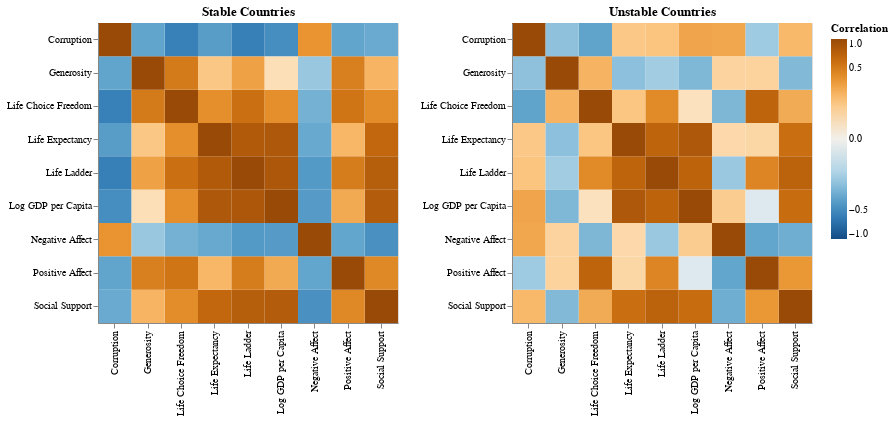

Here is the notebook cell this chart was saved with:
### Markdown cell above
Now, let's compare their correlations to see their differences in the heatmap:

### Code cell
# heatmap of stable countries factors
# assessing correlations of numerical variables
corr_stable = stable_data.drop(columns = ['Country', 'Political Stability']).corr() # drop categorical variables, take correlation values

# melt
corr_stable_long = corr_stable.reset_index().rename(
    columns = {'index': 'row'}
).melt(
    id_vars = 'row',
    var_name = 'col',
    value_name = 'Correlation'
)

# heatmap of unstable countries factors
# assessing correlations of numerical variables
corr_unstable = unstable_data.drop(columns = ['Country', 'Political Stability']).corr() # drop categorical variables, take correlation values

# melt
corr_unstable_long = corr_unstable.reset_index().rename(
    columns = {'index': 'row'}
).melt(
    id_vars = 'row',
    var_name = 'col',
    value_name = 'Correlation'
)

# Construct heatmap plot for stable countries
h1 = alt.Chart(corr_stable_long).mark_rect().encode(
    x=alt.X('col', title=''),
    y=alt.Y('row', title=''),
    color=alt.Color('Correlation',
                    scale=alt.Scale(scheme='blueorange', domain=(-1, 1), type='sqrt'),
                    legend=alt.Legend(tickCount=5))
).properties(
    title='Stable Countries',  # Add title for h1
    width=300,
    height=300
)

# Construct heatmap plot for unstable countries
h2 = alt.Chart(corr_unstable_long).mark_rect().encode(
    x=alt.X('col', title=''),
    y=alt.Y('row', title=''),
    color=alt.Color('Correlation',
                    scale=alt.Scale(scheme='blueorange', domain=(-1, 1), type='sqrt'),
                    legend=alt.Legend(tickCount=5))
).properties(
    title='Unstable Countries',  # Add title for h2
    width=300,
    height=300
)

h1 | h2

### Figure 1 — Vega-Lite specification as saved in the notebook (floating-point values rounded to 4 significant figures)
{"$schema": "https://vega.github.io/schema/vega-lite/v4.17.0.json", "config": {"view": {"continuousHeight": 300, "continuousWidth": 400}}, "datasets": {"data-69440c6341d1abfb69a2c138668027ce": [{"Correlation": 1, "col": "Life Ladder", "row": "Life Ladder"}, {"Correlation": 0.6992, "col": "Life Ladder", "row": "Log GDP per Capita"}, {"Correlation": 0.7112, "col": "Life Ladder", "row": "Social Support"}, {"Correlation": 0.6956, "col": "Life Ladder", "row": "Life Expectancy"}, {"Correlation": 0.4122, "col": "Life Ladder", "row": "Life Choice Freedom"}, {"Correlation": -0.1466, "col": "Life Ladder", "row": "Generosity"}, {"Correlation": 0.1356, "col": "Life Ladder", "row": "Corruption"}, {"Correlation": 0.4426, "col": "Life Ladder", "row": "Positive Affect"}, {"Correlation": -0.1678, "col": "Life Ladder", "row": "Negative Affect"}, {"Correlation": 0.6992, "col": "Log GDP per Capita", "row": "Life Ladder"}, {"Correlation": 1, "col": "Log GDP per Capita", "row": "Log GDP per Capita"}, {"Correlation": 0.6207, "col": "Log GDP per Capita", "row": "Social Support"}, {"Correlation": 0.8282, "col": "Log GDP per Capita", "row": "Life Expectancy"}, {"Correlation": 0.03433, "col": "Log GDP per Capita", "row": "Life Choice Freedom"}, {"Correlation": -0.2443, "col": "Log GDP per Capita", "row": "Generosity"}, {"Correlation": 0.2675, "col": "Log GDP per Capita", "row": "Corruption"}, {"Correlation": -0.01684, "col": "Log GDP per Capita", "row": "Positive Affect"}, {"Correlation": 0.1034, "col": "Log GDP per Capita", "row": "Negative Affect"}, {"Correlation": 0.7112, "col": "Social Support", "row": "Life Ladder"}, {"Correlation": 0.6207, "col": "Social Support", "row": "Log GDP per Capita"}, {"Correlation": 1, "col": "Social Support", "row": "Social Support"}, {"Correlation": 0.6062, "col": "Social Support", "row": "Life Expectancy"}, {"Correlation": 0.24, "col": "Social Support", "row": "Life Choice Freedom"}, {"Correlation": -0.2373, "col": "Social Support", "row": "Generosity"}, {"Correlation": 0.1829, "col": "Social Support", "row": "Corruption"}, {"Correlation": 0.336, "col": "Social Support", "row": "Positive Affect"}, {"Correlation": -0.296, "col": "Social Support", "row": "Negative Affect"}, {"Correlation": 0.6956, "col": "Life Expectancy", "row": "Life Ladder"}, {"Correlation": 0.8282, "col": "Life Expectancy", "row": "Log GDP per Capita"}, {"Correlation": 0.6062, "col": "Life Expectancy", "row": "Social Support"}, {"Correlation": 1, "col": "Life Expectancy", "row": "Life Expectancy"}, {"Correlation": 0.1296, "col": "Life Expectancy", "row": "Life Choice Freedom"}, {"Correlation": -0.2017, "col": "Life Expectancy", "row": "Generosity"}, {"Correlation": 0.1173, "col": "Life Expectancy", "row": "Corruption"}, {"Correlation": 0.06633, "col": "Life Expectancy", "row": "Positive Affect"}, {"Correlation": 0.06052, "col": "Life Expectancy", "row": "Negative Affect"}, {"Correlation": 0.4122, "col": "Life Choice Freedom", "row": "Life Ladder"}, {"Correlation": 0.03433, "col": "Life Choice Freedom", "row": "Log GDP per Capita"}, {"Correlation": 0.24, "col": "Life Choice Freedom", "row": "Social Support"}, {"Correlation": 0.1296, "col": "Life Choice Freedom", "row": "Life Expectancy"}, {"Correlation": 1, "col": "Life Choice Freedom", "row": "Life Choice Freedom"}, {"Correlation": 0.2016, "col": "Life Choice Freedom", "row": "Generosity"}, {"Correlation": -0.3486, "col": "Life Choice Freedom", "row": "Corruption"}, {"Correlation": 0.6883, "col": "Life Choice Freedom", "row": "Positive Affect"}, {"Correlation": -0.2481, "col": "Life Choice Freedom", "row": "Negative Affect"}, {"Correlation": -0.1466, "col": "Generosity", "row": "Life Ladder"}, {"Correlation": -0.2443, "col": "Generosity", "row": "Log GDP per Capita"}, {"Correlation": -0.2373, "col": "Generosity", "row": "Social Support"}, {"Correlation": -0.2017, "col": "Generosity", "row": "Life Expectancy"}, {"Correlation": 0.2016, "col": "Generosity", "row": "Life Choice Freedom"}, {"Correlation": 1, "col": "Generosity", "row": "Generosity"}, {"Correlation": -0.1962, "col": "Generosity", "row": "Corruption"}, {"Correlation": 0.07967, "col": "Generosity", "row": "Positive Affect"}, {"Correlation": 0.07796, "col": "Generosity", "row": "Negative Affect"}, {"Correlation": 0.1356, "col": "Corruption", "row": "Life Ladder"}, {"Correlation": 0.2675, "col": "Corruption", "row": "Log GDP per Capita"}, {"Correlation": 0.1829, "col": "Corruption", "row": "Social Support"}, {"Correlation": 0.1173, "col": "Corruption", "row": "Life Expectancy"}, {"Correlation": -0.3486, "col": "Corruption", "row": "Life Choice Freedom"}, {"Correlation": -0.1962, "col": "Corruption", "row": "Generosity"}, {"Correlation": 1, "col": "Corruption", "row": "Corruption"}, {"Correlation": -0.1534, "col": "Corruption", "row": "Positive Affect"}, {"Correlation": 0.2603, "col": "Corruption", "row": "Negative Affect"}, {"Correlation": 0.4426, "col": "Positive Affect", "row": "Life Ladder"}, {"Correlation": -0.01684, "col": "Positive Affect", "row": "Log GDP per Capita"}, {"Correlation": 0.336, "col": "Positive Affect", "row": "Social Support"}, {"Correlation": 0.06633, "col": "Positive Affect", "row": "Life Expectancy"}, {"Correlation": 0.6883, "col": "Positive Affect", "row": "Life Choice Freedom"}, {"Correlation": 0.07967, "col": "Positive Affect", "row": "Generosity"}, {"Correlation": -0.1534, "col": "Positive Affect", "row": "Corruption"}, {"Correlation": 1, "col": "Positive Affect", "row": "Positive Affect"}, {"Correlation": -0.3382, "col": "Positive Affect", "row": "Negative Affect"}, {"Correlation": -0.1678, "col": "Negative Affect", "row": "Life Ladder"}, {"Correlation": 0.1034, "col": "Negative Affect", "row": "Log GDP per Capita"}, {"Correlation": -0.296, "col": "Negative Affect", "row": "Social Support"}, {"Correlation": 0.06052, "col": "Negative Affect", "row": "Life Expectancy"}, {"Correlation": -0.2481, "col": "Negative Affect", "row": "Life Choice Freedom"}, {"Correlation": 0.07796, "col": "Negative Affect", "row": "Generosity"}, {"Correlation": 0.2603, "col": "Negative Affect", "row": "Corruption"}, {"Correlation": -0.3382, "col": "Negative Affect", "row": "Positive Affect"}, {"Correlation": 1, "col": "Negative Affect", "row": "Negative Affect"}], "data-c867fcad3866034130e668a9a87db26a": [{"Correlation": 1, "col": "Life Ladder", "row": "Life Ladder"}, {"Correlation": 0.838, "col": "Life Ladder", "row": "Log GDP per Capita"}, {"Correlation": 0.7639, "col": "Life Ladder", "row": "Social Support"}, {"Correlation": 0.8054, "col": "Life Ladder", "row": "Life Expectancy"}, {"Correlation": 0.591, "col": "Life Ladder", "row": "Life Choice Freedom"}, {"Correlation": 0.2883, "col": "Life Ladder", "row": "Generosity"}, {"Correlation": -0.5875, "col": "Life Ladder", "row": "Corruption"}, {"Correlation": 0.5014, "col": "Life Ladder", "row": "Positive Affect"}, {"Correlation": -0.4067, "col": "Life Ladder", "row": "Negative Affect"}, {"Correlation": 0.838, "col": "Log GDP per Capita", "row": "Life Ladder"}, {"Correlation": 1, "col": "Log GDP per Capita", "row": "Log GDP per Capita"}, {"Correlation": 0.7763, "col": "Log GDP per Capita", "row": "Social Support"}, {"Correlation": 0.8293, "col": "Log GDP per Capita", "row": "Life Expectancy"}, {"Correlation": 0.3843, "col": "Log GDP per Capita", "row": "Life Choice Freedom"}, {"Correlation": 0.04335, "col": "Log GDP per Capita", "row": "Generosity"}, {"Correlation": -0.4821, "col": "Log GDP per Capita", "row": "Corruption"}, {"Correlation": 0.2477, "col": "Log GDP per Capita", "row": "Positive Affect"}, {"Correlation": -0.3997, "col": "Log GDP per Capita", "row": "Negative Affect"}, {"Correlation": 0.7639, "col": "Social Support", "row": "Life Ladder"}, {"Correlation": 0.7763, "col": "Social Support", "row": "Log GDP per Capita"}, {"Correlation": 1, "col": "Social Support", "row": "Social Support"}, {"Correlation": 0.6644, "col": "Social Support", "row": "Life Expectancy"}, {"Correlation": 0.3989, "col": "Social Support", "row": "Life Choice Freedom"}, {"Correlation": 0.1984, "col": "Social Support", "row": "Generosity"}, {"Correlation": -0.3121, "col": "Social Support", "row": "Corruption"}, {"Correlation": 0.4249, "col": "Social Support", "row": "Positive Affect"}, {"Correlation": -0.4686, "col": "Social Support", "row": "Negative Affect"}, {"Correlation": 0.8054, "col": "Life Expectancy", "row": "Life Ladder"}, {"Correlation": 0.8293, "col": "Life Expectancy", "row": "Log GDP per Capita"}, {"Correlation": 0.6644, "col": "Life Expectancy", "row": "Social Support"}, {"Correlation": 1, "col": "Life Expectancy", "row": "Life Expectancy"}, {"Correlation": 0.3833, "col": "Life Expectancy", "row": "Life Choice Freedom"}, {"Correlation": 0.1247, "col": "Life Expectancy", "row": "Generosity"}, {"Correlation": -0.3886, "col": "Life Expectancy", "row": "Corruption"}, {"Correlation": 0.1921, "col": "Life Expectancy", "row": "Positive Affect"}, {"Correlation": -0.3219, "col": "Life Expectancy", "row": "Negative Affect"}, {"Correlation": 0.591, "col": "Life Choice Freedom", "row": "Life Ladder"}, {"Correlation": 0.3843, "col": "Life Choice Freedom", "row": "Log GDP per Capita"}, {"Correlation": 0.3989, "col": "Life Choice Freedom", "row": "Social Support"}, {"Correlation": 0.3833, "col": "Life Choice Freedom", "row": "Life Expectancy"}, {"Correlation": 1, "col": "Life Choice Freedom", "row": "Life Choice Freedom"}, {"Correlation": 0.516, "col": "Life Choice Freedom", "row": "Generosity"}, {"Correlation": -0.5769, "col": "Life Choice Freedom", "row": "Corruption"}, {"Correlation": 0.5545, "col": "Life Choice Freedom", "row": "Positive Affect"}, {"Correlation": -0.2751, "col": "Life Choice Freedom", "row": "Negative Affect"}, {"Correlation": 0.2883, "col": "Generosity", "row": "Life Ladder"}, {"Correlation": 0.04335, "col": "Generosity", "row": "Log GDP per Capita"}, {"Correlation": 0.1984, "col": "Generosity", "row": "Social Support"}, {"Correlation": 0.1247, "col": "Generosity", "row": "Life Expectancy"}, {"Correlation": 0.516, "col": "Generosity", "row": "Life Choice Freedom"}, {"Correlation": 1, "col": "Generosity", "row": "Generosity"}, {"Correlation": -0.3442, "col": "Generosity", "row": "Corruption"}, {"Correlation": 0.4817, "col": "Generosity", "row": "Positive Affect"}, {"Correlation": -0.1739, "col": "Generosity", "row": "Negative Affect"}, {"Correlation": -0.5875, "col": "Corruption", "row": "Life Ladder"}, {"Correlation": -0.4821, "col": "Corruption", "row": "Log GDP per Capita"}, {"Correlation": -0.3121, "col": "Corruption", "row": "Social Support"}, {"Correlation": -0.3886, "col": "Corruption", "row": "Life Expectancy"}, {"Correlation": -0.5769, "col": "Corruption", "row": "Life Choice Freedom"}, {"Correlation": -0.3442, "col": "Corruption", "row": "Generosity"}, {"Correlation": 1, "col": "Corruption", "row": "Corruption"}, {"Correlation": -0.3452, "col": "Corruption", "row": "Positive Affect"}, {"Correlation": 0.3525, "col": "Corruption", "row": "Negative Affect"}, {"Correlation": 0.5014, "col": "Positive Affect", "row": "Life Ladder"}, {"Correlation": 0.2477, "col": "Positive Affect", "row": "Log GDP per Capita"}, {"Correlation": 0.4249, "col": "Positive Affect", "row": "Social Support"}, {"Correlation": 0.1921, "col": "Positive Affect", "row": "Life Expectancy"}, {"Correlation": 0.5545, "col": "Positive Affect", "row": "Life Choice Freedom"}, {"Correlation": 0.4817, "col": "Positive Affect", "row": "Generosity"}, {"Correlation": -0.3452, "col": "Positive Affect", "row": "Corruption"}, {"Correlation": 1, "col": "Positive Affect", "row": "Positive Affect"}, {"Correlation": -0.3412, "col": "Positive Affect", "row": "Negative Affect"}, {"Correlation": -0.4067, "col": "Negative Affect", "row": "Life Ladder"}, {"Correlation": -0.3997, "col": "Negative Affect", "row": "Log GDP per Capita"}, {"Correlation": -0.4686, "col": "Negative Affect", "row": "Social Support"}, {"Correlation": -0.3219, "col": "Negative Affect", "row": "Life Expectancy"}, {"Correlation": -0.2751, "col": "Negative Affect", "row": "Life Choice Freedom"}, {"Correlation": -0.1739, "col": "Negative Affect", "row": "Generosity"}, {"Correlation": 0.3525, "col": "Negative Affect", "row": "Corruption"}, {"Correlation": -0.3412, "col": "Negative Affect", "row": "Positive Affect"}, {"Correlation": 1, "col": "Negative Affect", "row": "Negative Affect"}]}, "hconcat": [{"data": {"name": "data-c867fcad3866034130e668a9a87db26a"}, "encoding": {"color": {"field": "Correlation", "legend": {"tickCount": 5}, "scale": {"domain": [-1, 1], "scheme": "blueorange", "type": "sqrt"}, "type": "quantitative"}, "x": {"field": "col", "title": "", "type": "nominal"}, "y": {"field": "row", "title": "", "type": "nominal"}}, "height": 300, "mark": "rect", "title": "Stable Countries", "width": 300}, {"data": {"name": "data-69440c6341d1abfb69a2c138668027ce"}, "encoding": {"color": {"field": "Correlation", "legend": {"tickCount": 5}, "scale": {"domain": [-1, 1], "scheme": "blueorange", "type": "sqrt"}, "type": "quantitative"}, "x": {"field": "col", "title": "", "type": "nominal"}, "y": {"field": "row", "title": "", "type": "nominal"}}, "height": 300, "mark": "rect", "title": "Unstable Countries", "width": 300}]}
